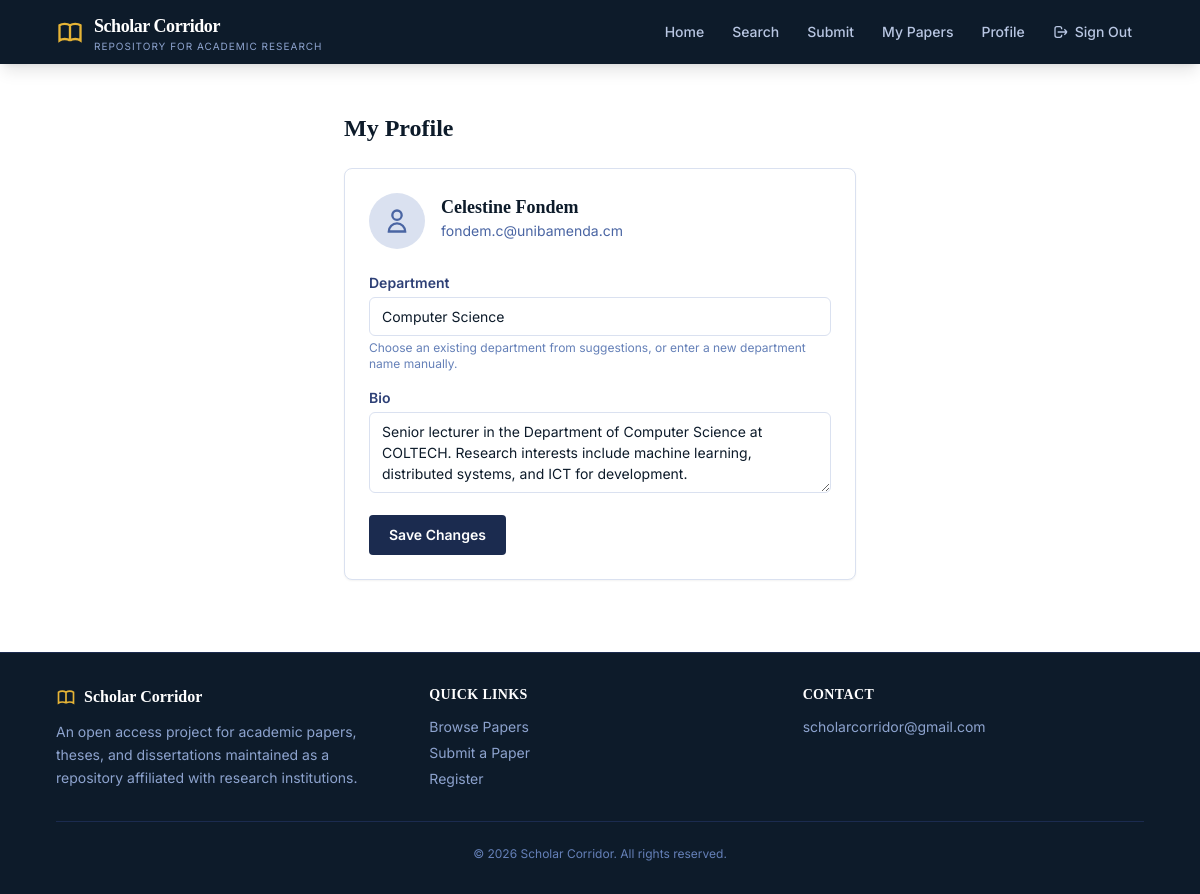
/accounts/profile/ (signed in), run on the app's committed database.
### accounts/models.py (models this page shows, shortened)
class UserProfile(models.Model):
    user = models.OneToOneField(User, on_delete=models.CASCADE, related_name="profile")
    department = models.CharField(max_length=100, blank=True)
    institution = models.CharField(max_length=200, blank=False)
    bio = models.TextField(blank=True)
    class Meta:
        db_table = "repository_userprofile"

### accounts/views.py (the view)
# urls.py: path("profile/", views.profile, name="profile"),
@login_required
def profile(request):
    profile_obj, _ = UserProfile.objects.get_or_create(user=request.user)
    department_suggestions = _department_suggestions_for_user(request.user)
    if request.method == "POST":
        form = UserProfileForm(request.POST, instance=profile_obj)
        form.fields["department"].widget.attrs["list"] = "department-suggestions"
        if form.is_valid():
            form.save()
            messages.success(request, "Profile updated successfully.")
            return redirect("profile")
    else:
        form = UserProfileForm(instance=profile_obj)
        form.fields["department"].widget.attrs["list"] = "department-suggestions"
    return render(
        request,
        "accounts/profile.html",
        {
            "form": form,
            "department_suggestions": department_suggestions,
        },
    )

### accounts/forms.py
class UserProfileForm(forms.ModelForm):
    class Meta:
        model = UserProfile
        fields = ["department", "bio"]
        widgets = {
            "department": forms.TextInput(
                attrs={"class": "form-input", "placeholder": "Your department"}
            ),
            "bio": forms.Textarea(
                attrs={
                    "class": "form-input",
                    "rows": 3,
                    "placeholder": "Brief bio about yourself",
                }
            ),
        }

### accounts/views.py (called while the page is built)
def _clean_department_label(name):
    return re.sub(r"\s+", " ", (name or "").strip())

def _canonical_departments(names):
    canonical_by_key = {}
    for name in names:
        clean_name = _clean_department_label(name)
        if not clean_name:
            continue
        key = clean_name.casefold()
        if key not in canonical_by_key:
            canonical_by_key[key] = clean_name
    return canonical_by_key

def _department_suggestions_for_user(user):
    profile = getattr(user, "profile", None)
    institution = ""
    if profile and profile.institution:
        institution = profile.institution.strip()
    profile_departments_qs = UserProfile.objects.exclude(department="")
    if institution:
        profile_departments_qs = profile_departments_qs.filter(institution=institution)
    profile_departments = profile_departments_qs.values_list("department", flat=True)
    paper_departments = Paper.objects.exclude(department="").values_list(
        "department", flat=True
    )
    canonical = _canonical_departments(
        list(profile_departments) + list(paper_departments)
    )
    return sorted(canonical.values(), key=str.casefold)

### accounts/templates/accounts/profile.html (shortened to what this page needs)
{% extends 'base.html' %}
{% block content %}
<div class="py-8 md:py-12">
    <div class="max-w-6xl mx-auto px-4 sm:px-6 lg:px-8">
        <div class="max-w-lg mx-auto">
            <h1 class="font-serif text-2xl font-bold text-navy-900 mb-6">My Profile</h1>
            <div class="bg-white border border-navy-100 rounded-lg shadow-sm p-6 mb-6">
                <div class="flex items-start gap-4 mb-6">
                    <div class="w-14 h-14 rounded-full bg-navy-100 flex items-center justify-center flex-shrink-0">
                        <svg class="w-7 h-7 text-navy-500" fill="none" stroke="currentColor" stroke-width="2" viewBox="0 0 24 24"><path d="M16 7a4 4 0 11-8 0 4 4 0 018 0M12 14a7 7 0 00-7 7h14a7 7 0 00-7-7z"/></svg>
                    </div>
                    <div>
                        <h2 class="font-serif text-lg font-bold text-navy-900">{{ user.get_full_name|default:user.email }}</h2>
                        <p class="text-sm text-navy-500">{{ user.email }}</p>
                    </div>
                </div>
                <form method="post" class="space-y-4">
                    {% for field in form %}
                    <div>
                        <label for="{{ field.id_for_label }}" class="block text-sm font-semibold text-navy-700 mb-1">{{ field.label }}</label>
                        {{ field }}
                        {% if field.name == 'department' %}
                        <p class="mt-1 text-xs text-navy-400">
                            Choose an existing department from suggestions, or enter a new department name manually.
                        </p>
                        {% endif %}
                    </div>
                    {% endfor %}
                    <button type="submit" class="inline-flex items-center justify-center px-5 py-2.5 bg-navy-800 text-white font-semibold text-sm rounded hover:bg-navy-700 transition-colors">Save Changes</button>
                </form>
            </div>
        </div>
    </div>
</div>
{% endblock %}

### accounts/templates/accounts/profile.html (style rules this page uses)
.form-input { width: 100%; padding: 0.5rem 0.75rem; border: 1px solid #dae1f0; border-radius: 0.375rem; font-size: 0.875rem; background: white; outline: none; }
.form-input::placeholder { color: #8da3ce; }

### data on the page
UserProfile: form "Computer Science" "Senior lecturer in the Department of Computer Science at COLTECH. Research interests include machine learning, distributed systems, and ICT for development."

### other printed values
{{ user.get_full_name|default:user.email }} "Celestine Fondem"
{{ user.email }} "fondem.c@unibamenda.cm"
{{ field.label }} "Department" "Bio"
